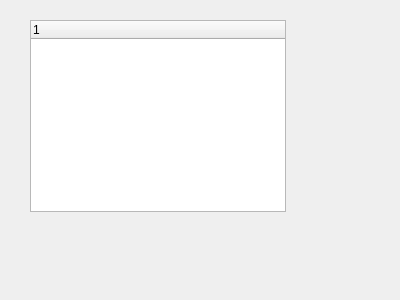
<?xml version="1.0" encoding="UTF-8"?>
<ui version="4.0">
 <class>Widget</class>
 <widget class="QWidget" name="Widget">
  <property name="geometry">
   <rect>
    <x>0</x>
    <y>0</y>
    <width>400</width>
    <height>300</height>
   </rect>
  </property>
  <property name="windowTitle">
   <string>Widget</string>
  </property>
  <widget class="QTreeWidget" name="treeWidget">
   <property name="geometry">
    <rect>
     <x>30</x>
     <y>20</y>
     <width>256</width>
     <height>192</height>
    </rect>
   </property>
   <column>
    <property name="text">
     <string notr="true">1</string>
    </property>
   </column>
  </widget>
 </widget>
 <layoutdefault spacing="6" margin="11"/>
 <resources/>
 <connections/>
</ui>
